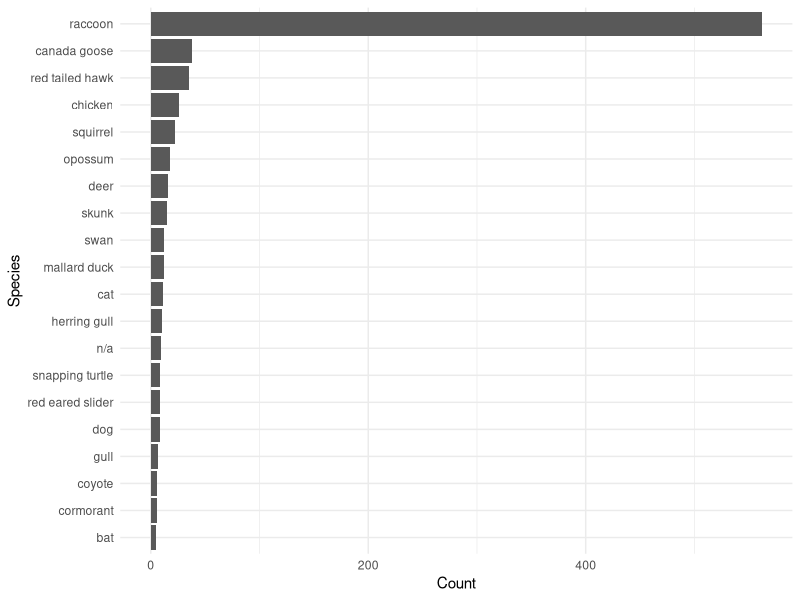
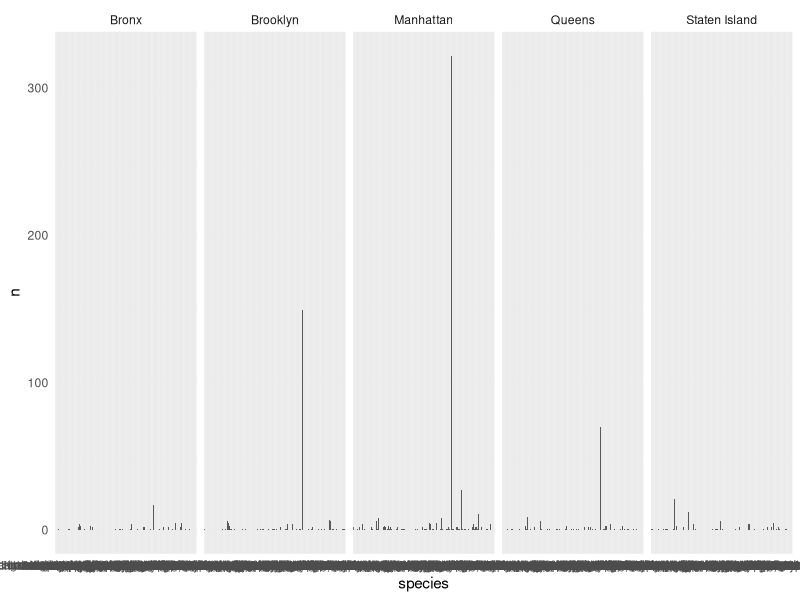

The R source for these figures, in order:
## ---- chunk 1
library(tidyverse)
library(ggplot2)
library(tidytext)
## ---- chunk 2

data_raw <- read.csv("Urban_Park_Ranger_Animal_Condition_Response.csv")

#Animal by species
head(data_raw %>% count(Species.Description, sort =T))

#Animal by classification
head(data_raw %>% count(Animal.Class, sort =T))

## ---- chunk 3

data_clean <- data_raw %>%
  mutate(
    Species.Description = str_to_lower(Species.Description), #removes capitializations
    Species.Description = str_replace_all(Species.Description, "-", " "), #removes dashes
    Animal.Class = str_to_lower(Animal.Class),
    Animal.Class = case_when(
      str_detect(Animal.Class, "marine reptiles") ~ "terrestrial reptile or amphibian", #moving turtles to correct category
      str_detect(Animal.Class, "marine mammals") ~ "marine mammals",
      str_detect(Animal.Class, "domestic") ~ "domestic",
      str_detect(Animal.Class, "raptors") ~ "raptors",
      str_detect(Animal.Class, "fish") ~ "fish",
      TRUE ~ Animal.Class),
    Species.Description = case_when(
      str_detect(Species.Description, "squirrel") ~ "squirrel", #more examples of this but this was most obvious
      TRUE ~ Species.Description
    )
  )

#Grouping by species for top 20 most abundant species
species <- data_clean %>%
  count(Species.Description, sort = TRUE) %>%
  top_n(20) 

#Creating dataframe of just
class <- data_clean %>%
  count(Animal.Class, sort = TRUE)



## ---- chunk 4

#Species count
plot <- ggplot(data = species, aes(x= reorder(Species.Description, n), y = n)) + #reorder makes bars descending order
  geom_bar(stat = "identity") + #allows for the count to be plotted
  coord_flip() + #rotates graph
  ylab("Count")+
  xlab("Species")+ 
  theme_minimal() #introduces a theme to the figure instead of the standard output

plot

## ---- chunk 5

plot2 <- data_clean %>%
  group_by(Species.Description) %>%
  count(Species.Description, Borough, sort = TRUE) %>% top_n(20) %>%
  mutate(species = fct_infreq(Species.Description))%>%
  ggplot(aes(x= species, y = n)) + #reorder makes bars descending order
  geom_bar(stat = "identity") + #allows for the count to be plotted
  theme_minimal()+ #introduces a theme to the figure instead of the standard output
  facet_wrap(~Borough, nrow=1)

plot2
